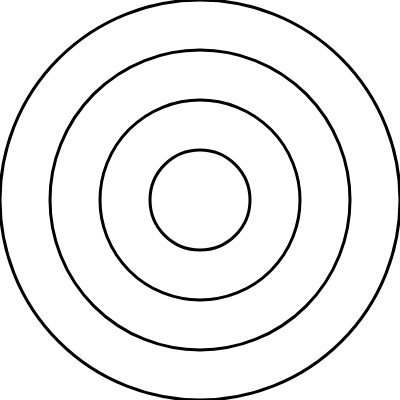
Frame 1 (no input)
Frame 60 (no input): identical to frame 1, image omitted
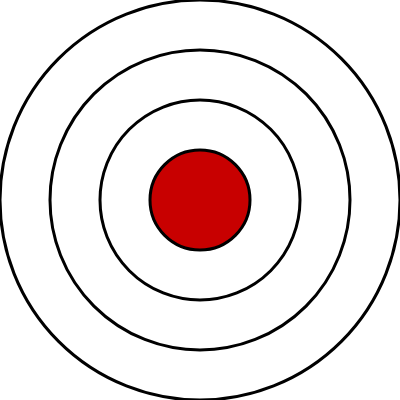
Frame 120 (the mouse pressed at the canvas centre since frame 60)

The p5.js sketch that drew these frames (run headless with seeded random() and noise() and a simulated clock; from frame 60 on, the mouse is pressed at the canvas centre):

// p5.js sketch
// ── sketch.js
var r=[0x32,0x64,0x96,0xc8];function setup(){createCanvas(0x190,0x190);}function draw(){background(0xff);var _0x53fae7=dist(0xc8,0xc8,mouseX,mouseY);strokeWeight(0x3);if(_0x53fae7>=r[0x2]&&_0x53fae7<r[0x3])fill(0xc8,0x0,0x0);else fill(0xff);ellipse(0xc8,0xc8,r[0x3]*0x2);if(_0x53fae7>=r[0x1]&&_0x53fae7<r[0x2])fill(0xc8,0x0,0x0);else fill(0xff);ellipse(0xc8,0xc8,r[0x2]*0x2);if(_0x53fae7>=r[0x0]&&_0x53fae7<r[0x1])fill(0xc8,0x0,0x0);else fill(0xff);ellipse(0xc8,0xc8,r[0x1]*0x2);if(_0x53fae7<r[0x0]){fill(0xc8,0x0,0x0);}else{fill(0xff);}ellipse(0xc8,0xc8,r[0x0]*0x2);}
// ── nob.js
var r = [50, 100, 150, 200];

function setup() {
  createCanvas(400, 400);
}

function draw() {
  background(255);

  //colorMode(HSB);
  //noStroke();

  var d = dist(200, 200, mouseX, mouseY);

  strokeWeight(3);
  
  if (d >= r[2] && d < r[3])
    fill(222, 0, 0);
  else
    fill(255);

  ellipse(200, 200, r[3] * 2);
  
  if (d >= r[1] && d < r[2])
    fill(222, 0, 0);
  else
    fill(255);

  ellipse(200, 200, r[2] * 2);

  if (d >= r[0] && d < r[1])
    fill(222, 0, 0);
  else
    fill(255);

  ellipse(200, 200, r[1] * 2);




  if (d < r[0]) {
    fill(222, 0, 0);
  } else {
    fill(255);
  }

  ellipse(200, 200, r[0] * 2);

  
  

}
